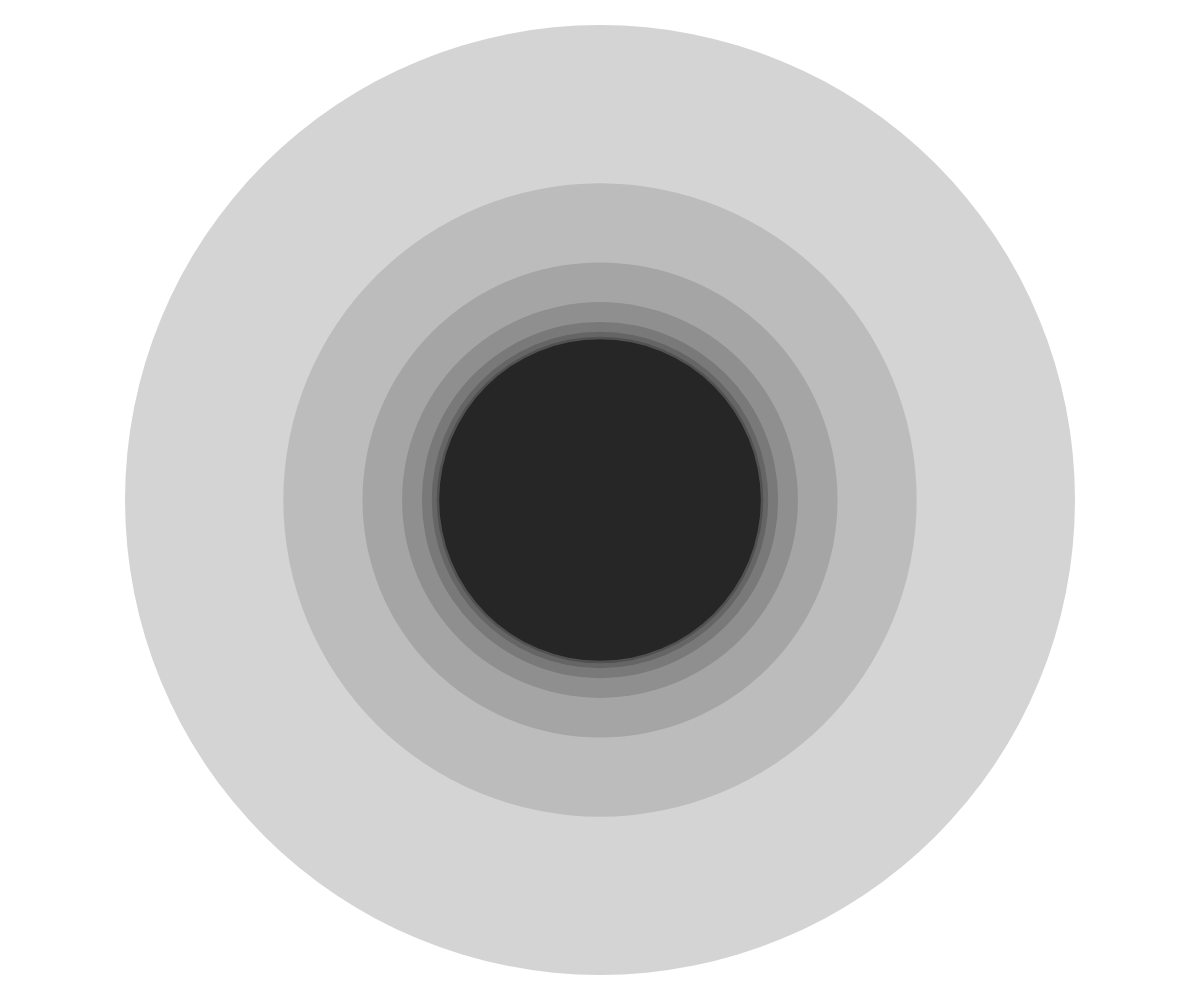
Frame 1 (no input)
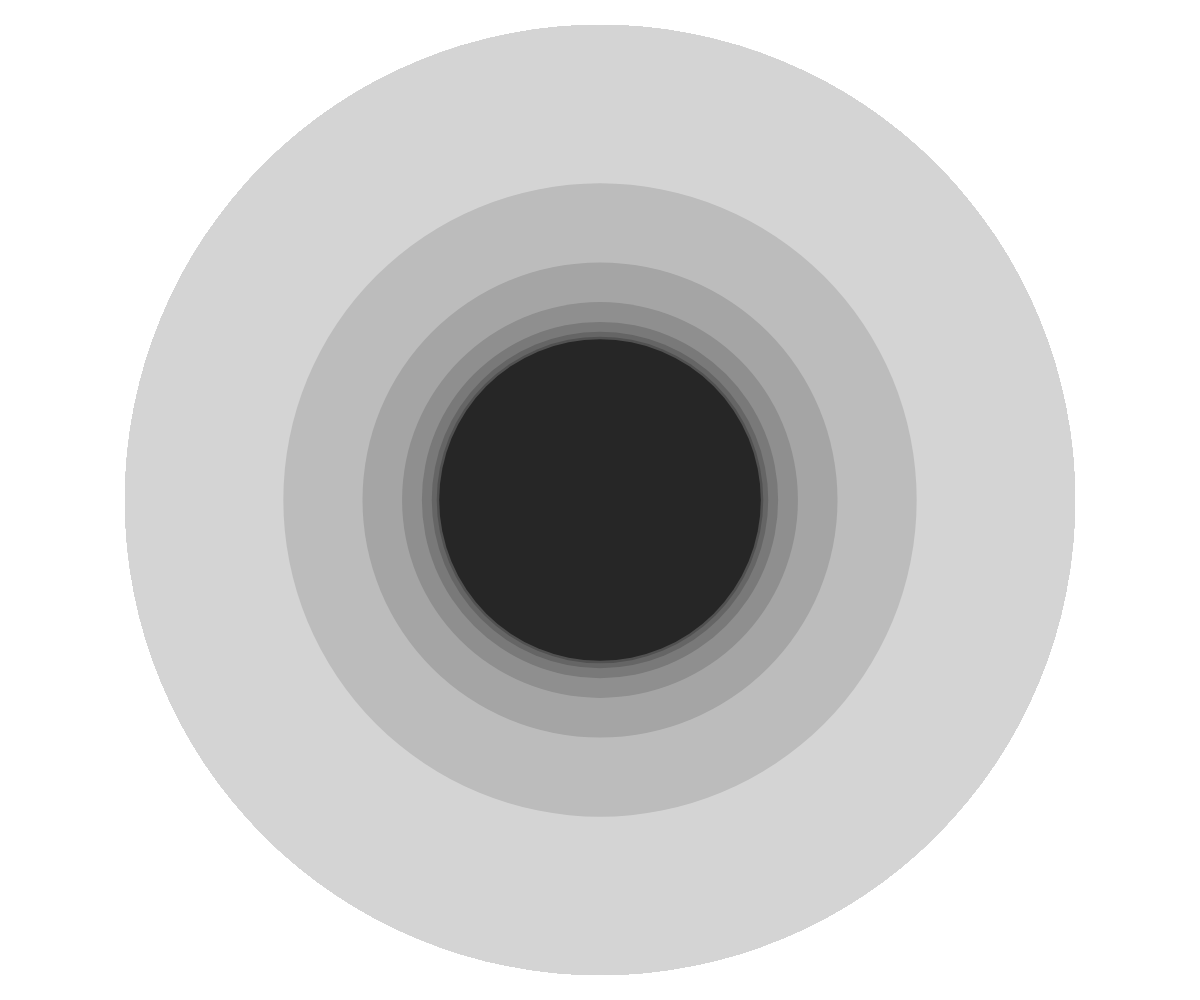
Frame 60 (no input)
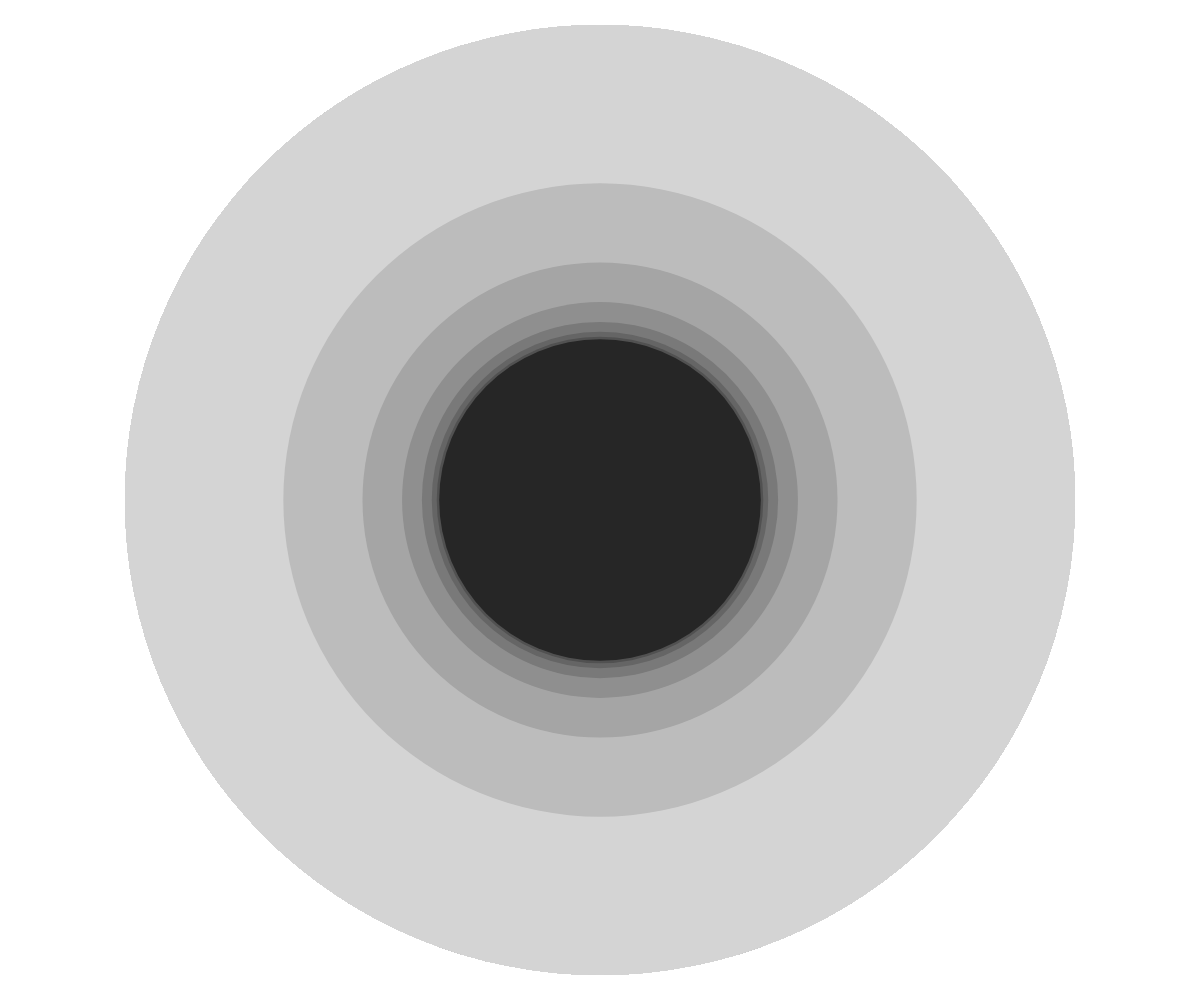
Frame 120 (the mouse pressed at the canvas centre since frame 60)

The p5.js sketch that drew these frames (run headless with seeded random() and noise() and a simulated clock; from frame 60 on, the mouse is pressed at the canvas centre):

// p5.js sketch
// ── sketch.js
let sizeLimit

function setup() {
  createCanvas(windowWidth, windowHeight);
}

function draw() {
  if (windowWidth>windowHeight) {
    sizeLimit = windowHeight-50
  } else {
    sizeLimit = windowWidth-50
  }
  let sizeRatio = 3
  noStroke()
  fill(212)
  circle(windowWidth/2, windowHeight/2,map(128,0,128,(sizeLimit)/sizeRatio,sizeLimit))
  fill(188)
  circle(windowWidth/2, windowHeight/2, map(64,0,128,(sizeLimit)/sizeRatio,sizeLimit))
  fill(165)
  circle(windowWidth/2, windowHeight/2, map(32,0,128,(sizeLimit)/sizeRatio,sizeLimit))
  fill(143)
  circle(windowWidth/2, windowHeight/2, map(16,0,128,(sizeLimit)/sizeRatio,sizeLimit))
  fill(121)
  circle(windowWidth/2, windowHeight/2, map(8,0,128,(sizeLimit)/sizeRatio,sizeLimit))
  fill(101)
  circle(windowWidth/2, windowHeight/2, map(4,0,128,(sizeLimit)/sizeRatio,sizeLimit))
  fill(81)
  circle(windowWidth/2, windowHeight/2, map(2,0,128,(sizeLimit)/sizeRatio,sizeLimit))
  fill(38)
  circle(windowWidth/2, windowHeight/2, map(1,0,128,(sizeLimit)/sizeRatio,sizeLimit))
}
